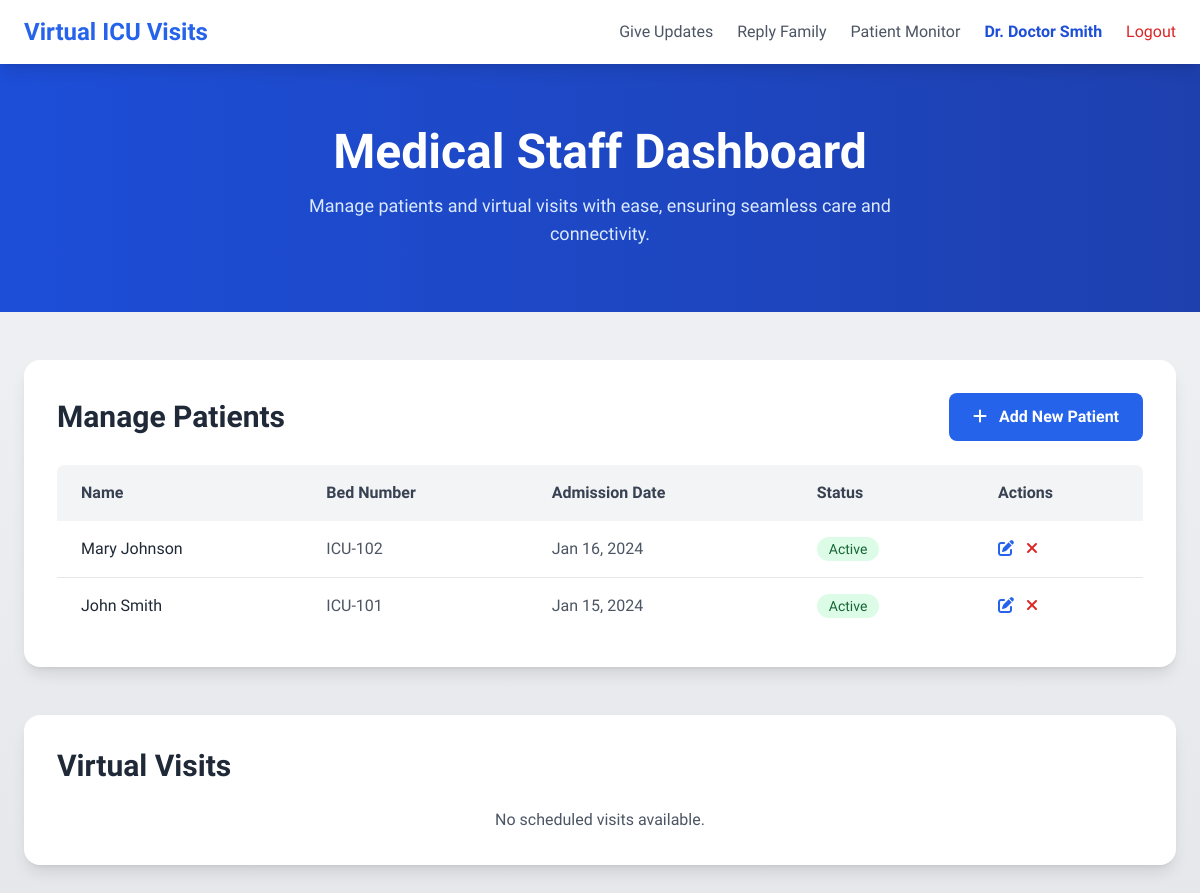
Screenshot of /dashboard/staff.php (signed in) with the database file from the repository.
### tables this page shows
CREATE TABLE patients (
    id INT PRIMARY KEY AUTO_INCREMENT,
    full_name VARCHAR(100) NOT NULL,
    bed_number VARCHAR(20) NOT NULL,
    admission_date DATE NOT NULL,
    status ENUM('active', 'discharged') DEFAULT 'active',
    notes TEXT
);

### dashboard/staff.php (the view, shortened to what this page needs)
<?php
require_once('../config/database.php');
?>
<!DOCTYPE html>
<html lang="en">
<head>
    <script src="https://cdn.tailwindcss.com"></script>
    <link rel="stylesheet" href="https://cdnjs.cloudflare.com/ajax/libs/font-awesome/6.4.0/css/all.min.css">
    <link rel="stylesheet" href="https://cdnjs.cloudflare.com/ajax/libs/animate.css/4.1.1/animate.min.css">
</head>
<body class="bg-gradient-to-b from-gray-100 to-gray-200 min-h-screen font-sans" style="font-family: Alkatra, system-ui;">
    <nav class="bg-white shadow-lg sticky top-0 z-50">
        <div class="max-w-7xl mx-auto px-6">
            <div class="flex justify-between h-16 items-center">
                <div class="flex items-center">
                    <h1 class="text-2xl font-bold text-blue-600">Virtual ICU Visits</h1>
                </div>
                <div class="flex items-center space-x-6">
                    <a href="../staff/updates.php" class="text-gray-600 hover:text-blue-600 font-medium transition-colors">Give&nbsp;Updates</a>
                    <a href="../staff/messages.php" class="text-gray-600 hover:text-blue-600 font-medium transition-colors">Reply&nbsp;Family</a>
                    <a href="../dashboard/patient_monitor.php" class="text-gray-600 hover:text-blue-600 font-medium transition-colors">Patient Monitor</a>
                    <span class="text-blue-700 font-semibold">Dr. <?php echo htmlspecialchars($_SESSION['full_name']); ?></span>
                    <a href="../auth/logout.php" class="text-red-600 hover:text-red-800 font-medium transition-colors">Logout</a>
                </div>
            </div>
        </div>
    </nav>
    <section class="bg-gradient-to-r from-blue-700 to-blue-800 text-white py-16">
        <div class="max-w-7xl mx-auto px-6 text-center fade-in-section">
            <h2 class="text-4xl md:text-5xl font-bold mb-4">Medical Staff Dashboard</h2>
            <p class="text-blue-100 text-lg max-w-2xl mx-auto">
                Manage patients and virtual visits with ease, ensuring seamless care and connectivity.
            </p>
        </div>
    </section>
    <div class="max-w-7xl mx-auto px-6 py-12">
        <div class="bg-white rounded-2xl shadow-lg p-8 mb-12 glass-effect fade-in-section">
            <div class="flex justify-between items-center mb-6">
                <h2 class="text-3xl font-bold text-gray-800">Manage Patients</h2>
                <button onclick="showAddPatientModal()" class="btn bg-blue-600 text-white px-6 py-3 rounded-lg font-semibold hover:bg-blue-700">
                    <i class="fas fa-plus mr-2"></i> Add New Patient
                </button>
            </div>
            <div class="overflow-x-auto rounded-lg">
                <table class="min-w-full table-auto">
                    <thead>
                        <tr class="bg-gray-100">
                            <th class="px-6 py-4 text-left text-gray-700 font-semibold">Name</th>
                            <th class="px-6 py-4 text-left text-gray-700 font-semibold">Bed Number</th>
                            <th class="px-6 py-4 text-left text-gray-700 font-semibold">Admission Date</th>
                            <th class="px-6 py-4 text-left text-gray-700 font-semibold">Status</th>
                            <th class="px-6 py-4 text-left text-gray-700 font-semibold">Actions</th>
                        </tr>
                    </thead>
                    <tbody class="divide-y divide-gray-200">
                        <?php
                        $stmt = $pdo->query("SELECT * FROM patients ORDER BY admission_date DESC");
                        while ($patient = $stmt->fetch()) {
                            ?>
                            <tr class="table-row">
                                <td class="px-6 py-4 text-gray-800"><?php echo htmlspecialchars($patient['full_name']); ?></td>
                                <td class="px-6 py-4 text-gray-600"><?php echo htmlspecialchars($patient['bed_number']); ?></td>
                                <td class="px-6 py-4 text-gray-600"><?php echo date('M d, Y', strtotime($patient['admission_date'])); ?></td>
                                <td class="px-6 py-4">
                                    <span class="px-3 py-1 rounded-full text-sm font-medium
                                        <?php echo $patient['status'] === 'active' ? 'bg-green-100 text-green-800' : 'bg-gray-100 text-gray-800'; ?>">
                                        <?php echo ucfirst($patient['status']); ?>
                                    </span>
                                </td>
                                <td class="px-6 py-4 flex space-x-3">
                                    <button onclick="editPatient(<?php echo $patient['id']; ?>)"
                                            class="text-blue-600 hover:text-blue-800 transition-colors">
                                        <i class="fas fa-edit"></i>
                                    </button>
                                    <button onclick="togglePatientStatus(<?php echo $patient['id']; ?>)"
                                            class="text-<?php echo $patient['status'] === 'active' ? 'red' : 'green'; ?>-600 hover:text-<?php echo $patient['status'] === 'active' ? 'red' : 'green'; ?>-800 transition-colors">
                                        <i class="fas fa-<?php echo $patient['status'] === 'active' ? 'times' : 'check'; ?>"></i>
                                    </button>
                                </td>
                            </tr>
                            <?php
                        }
                        ?>
                    </tbody>
                </table>
            </div>
        </div>
        <div class="bg-white rounded-2xl shadow-lg p-8 glass-effect fade-in-section">
            <h2 class="text-3xl font-bold text-gray-800 mb-6">Virtual Visits</h2>
            <?php
            $stmt = $pdo->prepare("SELECT v.*, p.full_name as patient_name, u.full_name as visitor_name
                                 FROM visits v
                                 JOIN patients p ON v.patient_id = p.id
                                 JOIN users u ON v.visitor_id = u.id
                                 WHERE v.status = 'scheduled' AND v.visit_date >= CURRENT_TIMESTAMP
                                 ORDER BY v.visit_date");
            $stmt->execute();
            $visits = $stmt->fetchAll();
            if (empty($visits)) {
                echo '<p class="text-center text-gray-600">No scheduled visits available.</p>';
            }
            ?>
        </div>
    </div>
</body>
</html>

### dashboard/staff.php (style rules this page uses)
.glass-effect { background: rgba(255, 255, 255, 0.1); backdrop-filter: blur(12px); border: 1px solid rgba(255, 255, 255, 0.2); box-shadow: 0 8px 32px rgba(0, 0, 0, 0.1); }
.btn { transition: all 0.3s ease; }
.fade-in-section { opacity: 0; transform: translateY(20px); transition: opacity 0.6s ease-out, transform 0.6s ease-out; }
.fade-in-section.visible { opacity: 1; transform: translateY(0); }
.table-row { transition: background-color 0.2s ease; }

### rows the page displays
patients: full_name "Mary Johnson", bed_number "ICU-102", admission_date "Jan 16, 2024", status "Active"
patients: full_name "John Smith", bed_number "ICU-101", admission_date "Jan 15, 2024", status "Active"

### other values shown
$_SESSION['full_name'] "Doctor Smith"
